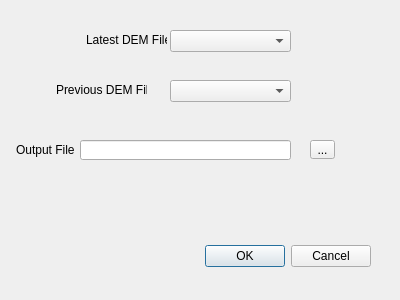
<?xml version="1.0" encoding="UTF-8"?>
<ui version="4.0">
 <class>RasterVolumeCompareDialogBase</class>
 <widget class="QDialog" name="RasterVolumeCompareDialogBase">
  <property name="geometry">
   <rect>
    <x>0</x>
    <y>0</y>
    <width>400</width>
    <height>300</height>
   </rect>
  </property>
  <property name="windowTitle">
   <string>Raster Volume Comparison</string>
  </property>
  <widget class="QDialogButtonBox" name="button_box">
   <property name="geometry">
    <rect>
     <x>30</x>
     <y>240</y>
     <width>341</width>
     <height>32</height>
    </rect>
   </property>
   <property name="orientation">
    <enum>Qt::Horizontal</enum>
   </property>
   <property name="standardButtons">
    <set>QDialogButtonBox::Cancel|QDialogButtonBox::Ok</set>
   </property>
  </widget>
  <widget class="QComboBox" name="comboBox">
   <property name="geometry">
    <rect>
     <x>170</x>
     <y>30</y>
     <width>121</width>
     <height>22</height>
    </rect>
   </property>
  </widget>
  <widget class="QLineEdit" name="lineEdit">
   <property name="geometry">
    <rect>
     <x>80</x>
     <y>140</y>
     <width>211</width>
     <height>20</height>
    </rect>
   </property>
   <property name="whatsThis">
    <string/>
   </property>
   <property name="text">
    <string/>
   </property>
  </widget>
  <widget class="QToolButton" name="toolButton">
   <property name="geometry">
    <rect>
     <x>310</x>
     <y>140</y>
     <width>25</width>
     <height>19</height>
    </rect>
   </property>
   <property name="text">
    <string>...</string>
   </property>
  </widget>
  <widget class="QLabel" name="label">
   <property name="geometry">
    <rect>
     <x>86</x>
     <y>30</y>
     <width>81</width>
     <height>20</height>
    </rect>
   </property>
   <property name="text">
    <string>Latest DEM File</string>
   </property>
  </widget>
  <widget class="QLabel" name="label_2">
   <property name="geometry">
    <rect>
     <x>16</x>
     <y>140</y>
     <width>71</width>
     <height>20</height>
    </rect>
   </property>
   <property name="text">
    <string>Output File</string>
   </property>
  </widget>
  <widget class="QLabel" name="label_3">
   <property name="geometry">
    <rect>
     <x>56</x>
     <y>80</y>
     <width>91</width>
     <height>20</height>
    </rect>
   </property>
   <property name="text">
    <string>Previous DEM File</string>
   </property>
  </widget>
  <widget class="QComboBox" name="comboBox_2">
   <property name="geometry">
    <rect>
     <x>170</x>
     <y>80</y>
     <width>121</width>
     <height>22</height>
    </rect>
   </property>
  </widget>
 </widget>
 <resources/>
 <connections>
  <connection>
   <sender>button_box</sender>
   <signal>accepted()</signal>
   <receiver>RasterVolumeCompareDialogBase</receiver>
   <slot>accept()</slot>
   <hints>
    <hint type="sourcelabel">
     <x>20</x>
     <y>20</y>
    </hint>
    <hint type="destinationlabel">
     <x>20</x>
     <y>20</y>
    </hint>
   </hints>
  </connection>
  <connection>
   <sender>button_box</sender>
   <signal>rejected()</signal>
   <receiver>RasterVolumeCompareDialogBase</receiver>
   <slot>reject()</slot>
   <hints>
    <hint type="sourcelabel">
     <x>20</x>
     <y>20</y>
    </hint>
    <hint type="destinationlabel">
     <x>20</x>
     <y>20</y>
    </hint>
   </hints>
  </connection>
 </connections>
</ui>
